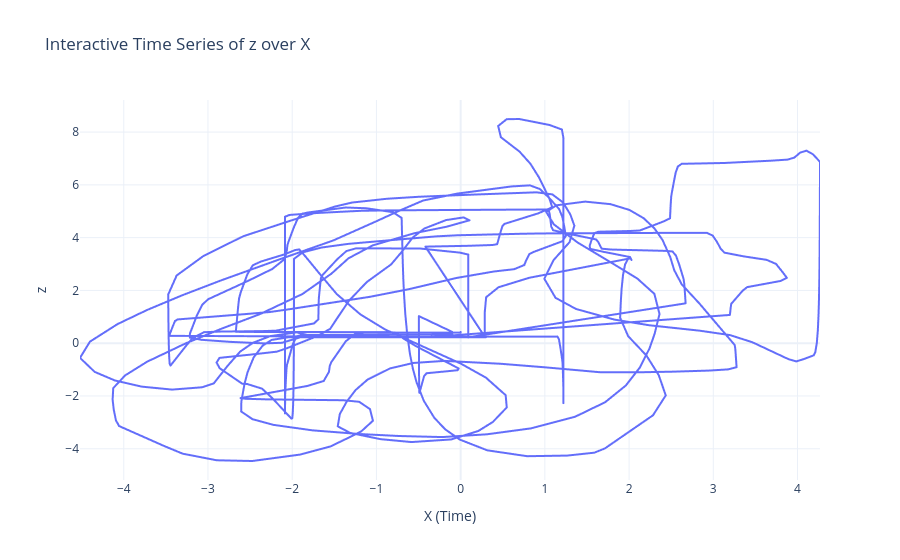

The cell this chart's notebook holds for it:
### Code cell
fig = px.line(data, x='user.x', y='user.z', title='Interactive Time Series of z over X')

fig.update_layout(
    xaxis_title='X (Time)',
    yaxis_title='z',
    template='plotly_white'
)

fig.show()

### Figure 1 — Plotly figure (JSON) as saved in the notebook; plotly's stock layout.template omitted (floating-point values rounded to 4 significant figures; data arrays with more than 128 entries replaced by an {"elided": "..."} marker saying what was removed)
{"data": [{"hovertemplate": "user.x=%{x}<br>user.z=%{y}<extra></extra>", "legendgroup": "", "line": {"color": "#636efa", "dash": "solid"}, "marker": {"symbol": "circle"}, "mode": "lines", "name": "", "showlegend": false, "type": "scattergl", "x": {"elided": "1972 float values"}, "xaxis": "x", "y": {"elided": "1972 float values"}, "yaxis": "y"}], "layout": {"legend": {"tracegroupgap": 0}, "title": {"text": "Interactive Time Series of z over X"}, "xaxis": {"anchor": "y", "domain": [0, 1], "title": {"text": "X (Time)"}}, "yaxis": {"anchor": "x", "domain": [0, 1], "title": {"text": "z"}}}}
